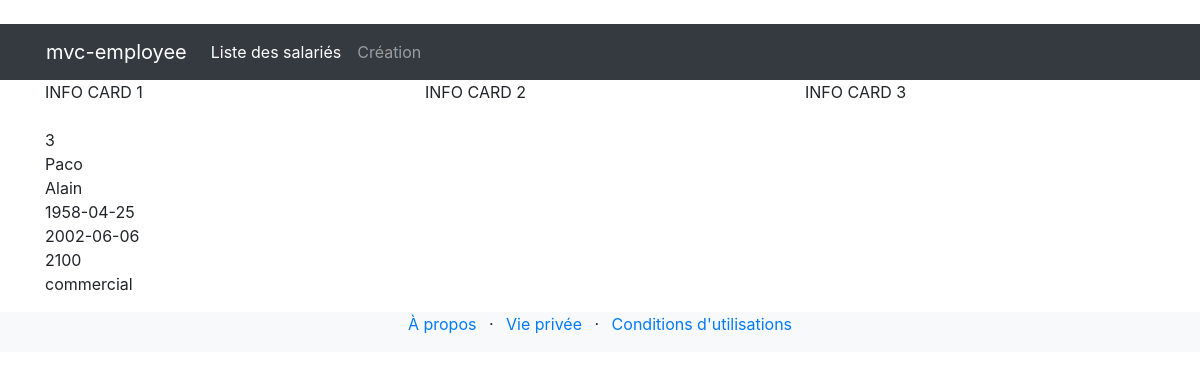
The page /index.php?id=3 on the database its author committed.
### tables this page shows
CREATE TABLE `employee` (
  `id` int NOT NULL,
  `last_name` varchar(100) NOT NULL DEFAULT '',
  `first_name` varchar(50) NOT NULL DEFAULT '',
  `birth_date` date NOT NULL,
  `hire_date` date NOT NULL,
  `salary` int NOT NULL DEFAULT '0',
  `departement` varchar(50) NOT NULL DEFAULT ''
);

### index.php (called while the page is built, shortened)
<?php
$controleur = new Controller();
$controleur->invoke();

### src/Model/Bdd.php (called while the page is built, shortened)
<?php
class Bdd
{
    private static $db;
    public static function dbConnect()
    {
        $params = [
            'host' => 'localhost',
            'dbname' => 'employees',
            'username' => 'admin',
            'password' => 'test'
        ];
        if (self::$db === null) {
            $dsn = "mysql:host={$params['host']}; dbname={$params['dbname']}";
            $db = new PDO($dsn, $params['username'], $params['password']);
            $db->setAttribute(PDO::ATTR_ERRMODE, PDO::ERRMODE_EXCEPTION);
        }
        return $db;
    }
}

### src/Model/EmployeeManager.php (called while the page is built, shortened)
<?php
class EmployeeManager
{
        private $db;
        public function __construct()
        {
                $this->db = Bdd::dbConnect();
        }
        public function findById($id)
        {
                $req = $this->db->prepare('SELECT * FROM employee WHERE id = :id');
                $req->bindValue(':id', (int)$id);
                $req->execute();
                $req->setFetchMode(PDO::FETCH_CLASS, 'App\Entity\Employee');
                $employee =  $req->fetch();
                return $employee;
        }
}

### src/Entity/Employee.php (called while the page is built, shortened)
<?php
class Employee
{
    public $id;
    public $salary;
    public $departement;
    public function getId()
    {
        return $this->id;
    }
    public function getLastName()
    {
        return $this->last_name;
    }
    public function getFirstName()
    {
        return $this->first_name;
    }
    public function getBirthDate()
    {
        return $this->birth_date;
    }
    public function getHireDate()
    {
        return $this->hire_date;
    }
    public function getSalary()
    {
        return $this->salary;
    }
    public function getDepartement()
    {
        return $this->departement;
    }
}

### src/View/details.php (the view, shortened to what this page needs)
<html>
<head>
    <link rel="stylesheet" href="https://stackpath.bootstrapcdn.com/bootstrap/4.4.1/css/bootstrap.min.css">
</head>
<body>
    <div class="bg-dark">
        <div class="container">
            <div class="row">
                <nav class="col navbar navbar-expand-lg navbar-dark">
                    <a class="navbar-brand" href="index.html">mvc-employee</a>
                    <div id="navbarContent" class="collapse navbar-collapse">
                        <ul class="navbar-nav">
                            <li class="nav-item active">
                                <a class="nav-link" href="index.html">Liste des salariés</a>
                            </li>
                            <li class="nav-item">
                                <a class="nav-link" href="#">Création</a>
                            </li>
                        </ul>
                    </div>
                </nav>
            </div>
        </div>
    </div>
    <div class="container">
        <div class="row">
            <div class="col">
                <p>INFO CARD 1<br /><br />
                    <?php
                    echo $employee->getId() . '<br/>';
                    echo $employee->getLastName() . '<br/>';
                    echo $employee->getFirstName() . '<br/>';
                    echo $employee->getBirthDate() . '<br/>';
                    echo $employee->getHireDate() . '<br/>';
                    echo $employee->getSalary() . '<br/>';
                    echo $employee->getDepartement() . '<br/>';
                    ?>
                </p>
            </div>
            <div class="col">
                <p>INFO CARD 2</p>
            </div>
            <div class="col">
                <p>INFO CARD 3</p>
            </div>
        </div>
    </div>
    <div class="bg-light">
        <div class="container">
            <div class="row">
                <div class="col">
                    <ul class="list-inline text-center">
                        <li class="list-inline-item"><a href="#">À propos</a></li>
                        <li class="list-inline-item">&middot;</li>
                        <li class="list-inline-item"><a href="#">Vie privée</a></li>
                        <li class="list-inline-item">&middot;</li>
                        <li class="list-inline-item"><a href="#">Conditions d'utilisations</a></li>
                    </ul>
                </div>
            </div>
        </div>
    </div>
</body>
</html>

### rows shown on the page
employee: id "3", last_name "Paco", first_name "Alain", birth_date "1958-04-25", hire_date "2002-06-06", salary "2100", departement "commercial"
